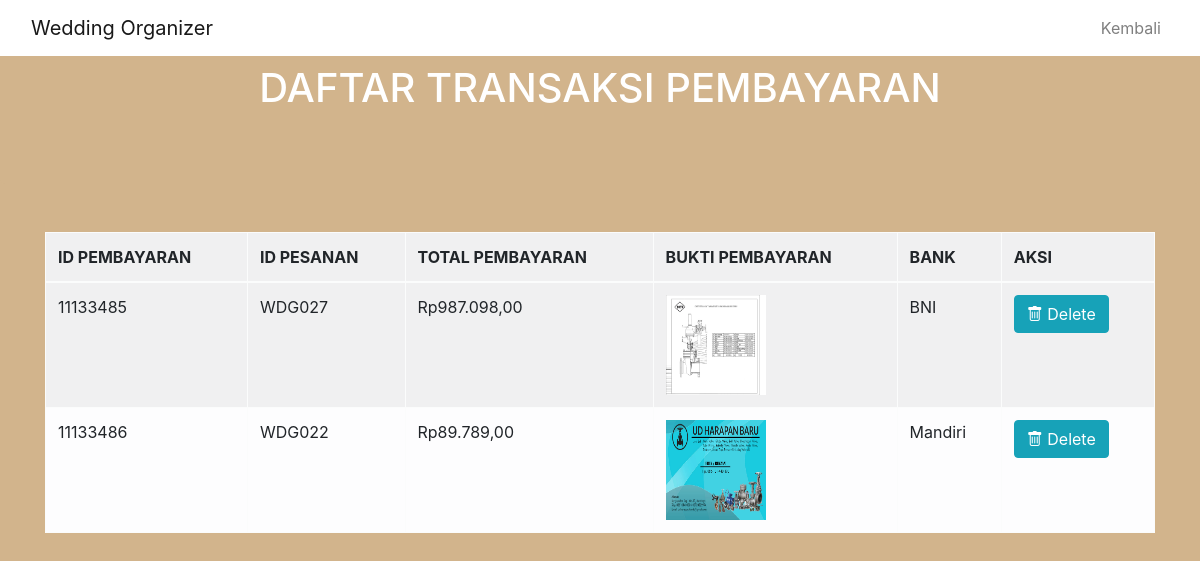
The page /listtransaksiadmin.php on the database its author committed.
### tables this page shows
CREATE TABLE `pembayaran` (
  `id_pembayaran` int(10) NOT NULL,
  `id_pesanan` varchar(30) NOT NULL,
  `total_pembayaran` int(20) NOT NULL,
  `bukti_pembayaran` varchar(225) NOT NULL,
  `bank` varchar(30) NOT NULL
);

### function.php (called while the page is built)
<?php
function rupiah ($angka){
    $hasil = "Rp" . number_format($angka, '2',',','.');
    return $hasil;
}
?>

### listtransaksiadmin.php (the view, shortened to what this page needs)
<!DOCTYPE html>
<html lang="en">
<head>
    <link rel="stylesheet" href="bootstrap.min.css">
    <link rel="stylesheet" href="https://cdn.jsdelivr.net/npm/bootstrap-icons@1.4.1/font/bootstrap-icons.css">
    <link rel="stylesheet" href="https://stackpath.bootstrapcdn.com/bootstrap/4.4.1/css/bootstrap.min.css">
</head>
<body>
<nav class="navbar fixed-top navbar-expand-lg navbar-light " style="background-color: white;">
  <div class="container-fluid">
    <a class="navbar-brand font-Dishonorable Mention" href="#">Wedding Organizer</a>
    <div class="collapse navbar-collapse" id="navbarNav">
      <ul class="navbar-nav ml-auto text-center">
        <li class="nav-item">
          <a class="nav-link" href="halaman_admin.php" >Kembali</a>
        </li>
      </ul>
    </div>
  </div>
</nav>
    <div class="jumbotron text-white ">
    <div class="container">
    <h1 class="display-6"><center> DAFTAR TRANSAKSI PEMBAYARAN</center></h1>
    </div>
    </div>
    <div class="container"  >
    <table border ="1">
    <table class="table">
    <table class="table table-striped table-bordered table-light">
    <tr>
      <th scope="col">ID PEMBAYARAN</th>
      <th scope="col">ID PESANAN</th>
      <th scope="col">TOTAL PEMBAYARAN</th>
      <th scope="col">BUKTI PEMBAYARAN</th>
      <th scope="col">BANK</th>
      <th scope="col">AKSI</th>
    </tr>
  <tbody>
    <?php
        include 'koneksi.php';
        include 'function.php';
        $data=mysqli_query($koneksi, "SELECT * FROM pembayaran") or die(mysqli_error($koneksi));
        foreach($data as $baris){ ?>
        <tr>
            <td><?php echo $baris['id_pembayaran']?></td>
            <td><?php echo $baris['id_pesanan']?></td>
            <td><?php echo rupiah ($baris['total_pembayaran'])?></td>
            <td><img src="bukti-pembayaran/<?php echo $baris['bukti_pembayaran'];?>" width="100px" height="100px" style="cursor: zoom-in;" onclick="window.open(this.src)"></td>
            <td><?php echo $baris['bank']?></td>
            <td>
                <a href="deletedatapembayaran.php?id_pembayaran=<?php echo $baris['id_pembayaran']?>"
                class="btn btn-info"><i class="bi bi-trash"></i> Delete</a>
            </td>
        </tr>
    <?php } ?>
  </tbody>
  </table>
  </table>
</div>
</body>
</html>

### listtransaksiadmin.php (style rules this page uses)
.jumbotron { background-color: #D2B48C; }
body { background-color: #D2B48C; }

### rows shown on the page
pembayaran: id_pembayaran "11133485", id_pesanan "WDG027", total_pembayaran "Rp987.098,00", bukti_pembayaran (picture), bank "BNI"
pembayaran: id_pembayaran "11133486", id_pesanan "WDG022", total_pembayaran "Rp89.789,00", bukti_pembayaran (picture), bank "Mandiri"
